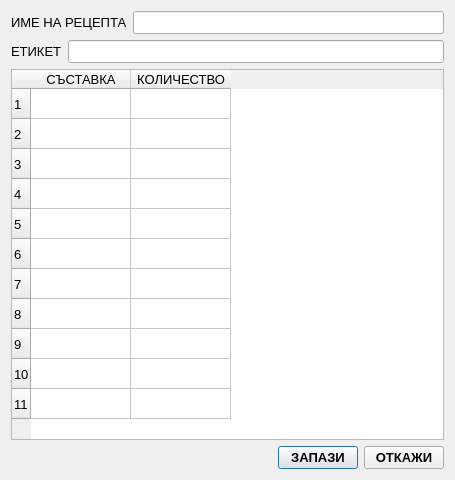
<?xml version="1.0" encoding="UTF-8"?>
<ui version="4.0">
 <class>DialogEditRecepie</class>
 <widget class="QDialog" name="DialogEditRecepie">
  <property name="geometry">
   <rect>
    <x>0</x>
    <y>0</y>
    <width>455</width>
    <height>480</height>
   </rect>
  </property>
  <property name="font">
   <font>
    <pointsize>10</pointsize>
   </font>
  </property>
  <property name="windowTitle">
   <string>РЕДАКТИРАНЕ </string>
  </property>
  <layout class="QVBoxLayout" name="verticalLayout">
   <item>
    <layout class="QHBoxLayout" name="horizontalLayout_2">
     <item>
      <widget class="QLabel" name="label">
       <property name="font">
        <font>
         <pointsize>10</pointsize>
        </font>
       </property>
       <property name="text">
        <string>ИМЕ НА РЕЦЕПТА</string>
       </property>
      </widget>
     </item>
     <item>
      <widget class="QLineEdit" name="leRecepieName">
       <property name="font">
        <font>
         <pointsize>10</pointsize>
        </font>
       </property>
      </widget>
     </item>
    </layout>
   </item>
   <item>
    <layout class="QHBoxLayout" name="horizontalLayout_3">
     <item>
      <widget class="QLabel" name="label_2">
       <property name="text">
        <string>ЕТИКЕТ</string>
       </property>
      </widget>
     </item>
     <item>
      <widget class="QLineEdit" name="leTag">
       <property name="font">
        <font>
         <pointsize>10</pointsize>
        </font>
       </property>
      </widget>
     </item>
    </layout>
   </item>
   <item>
    <widget class="QTableWidget" name="tableWidget">
     <property name="font">
      <font>
       <pointsize>10</pointsize>
      </font>
     </property>
     <row>
      <property name="text">
       <string>1</string>
      </property>
      <property name="font">
       <font>
        <pointsize>10</pointsize>
       </font>
      </property>
     </row>
     <row>
      <property name="text">
       <string>2</string>
      </property>
      <property name="font">
       <font>
        <pointsize>10</pointsize>
       </font>
      </property>
     </row>
     <row>
      <property name="text">
       <string>3</string>
      </property>
      <property name="font">
       <font>
        <pointsize>10</pointsize>
       </font>
      </property>
     </row>
     <row>
      <property name="text">
       <string>4</string>
      </property>
      <property name="font">
       <font>
        <pointsize>10</pointsize>
       </font>
      </property>
     </row>
     <row>
      <property name="text">
       <string>5</string>
      </property>
      <property name="font">
       <font>
        <pointsize>10</pointsize>
       </font>
      </property>
     </row>
     <row>
      <property name="text">
       <string>6</string>
      </property>
      <property name="font">
       <font>
        <pointsize>10</pointsize>
       </font>
      </property>
     </row>
     <row>
      <property name="text">
       <string>7</string>
      </property>
      <property name="font">
       <font>
        <pointsize>10</pointsize>
       </font>
      </property>
     </row>
     <row>
      <property name="text">
       <string>8</string>
      </property>
      <property name="font">
       <font>
        <pointsize>10</pointsize>
       </font>
      </property>
     </row>
     <row>
      <property name="text">
       <string>9</string>
      </property>
      <property name="font">
       <font>
        <pointsize>10</pointsize>
       </font>
      </property>
     </row>
     <row>
      <property name="text">
       <string>10</string>
      </property>
      <property name="font">
       <font>
        <pointsize>10</pointsize>
       </font>
      </property>
     </row>
     <row>
      <property name="text">
       <string>11</string>
      </property>
      <property name="font">
       <font>
        <pointsize>10</pointsize>
       </font>
      </property>
     </row>
     <column>
      <property name="text">
       <string>СЪСТАВКА</string>
      </property>
      <property name="font">
       <font>
        <pointsize>10</pointsize>
       </font>
      </property>
     </column>
     <column>
      <property name="text">
       <string>КОЛИЧЕСТВО</string>
      </property>
      <property name="font">
       <font>
        <pointsize>10</pointsize>
       </font>
      </property>
     </column>
     <item row="0" column="0">
      <property name="text">
       <string/>
      </property>
      <property name="font">
       <font>
        <pointsize>10</pointsize>
       </font>
      </property>
      <property name="flags">
       <set>ItemIsEnabled</set>
      </property>
     </item>
     <item row="0" column="1">
      <property name="text">
       <string/>
      </property>
      <property name="font">
       <font>
        <pointsize>10</pointsize>
       </font>
      </property>
      <property name="flags">
       <set>ItemIsSelectable|ItemIsEditable|ItemIsEnabled</set>
      </property>
     </item>
     <item row="1" column="0">
      <property name="text">
       <string/>
      </property>
      <property name="font">
       <font>
        <pointsize>10</pointsize>
       </font>
      </property>
      <property name="flags">
       <set>ItemIsEnabled</set>
      </property>
     </item>
     <item row="1" column="1">
      <property name="text">
       <string/>
      </property>
      <property name="font">
       <font>
        <pointsize>10</pointsize>
       </font>
      </property>
      <property name="flags">
       <set>ItemIsSelectable|ItemIsEditable|ItemIsEnabled</set>
      </property>
     </item>
     <item row="2" column="0">
      <property name="text">
       <string/>
      </property>
      <property name="font">
       <font>
        <pointsize>10</pointsize>
       </font>
      </property>
      <property name="flags">
       <set>ItemIsEnabled</set>
      </property>
     </item>
     <item row="2" column="1">
      <property name="text">
       <string/>
      </property>
      <property name="font">
       <font>
        <pointsize>10</pointsize>
       </font>
      </property>
      <property name="flags">
       <set>ItemIsSelectable|ItemIsEditable|ItemIsEnabled</set>
      </property>
     </item>
     <item row="3" column="0">
      <property name="text">
       <string/>
      </property>
      <property name="font">
       <font>
        <pointsize>10</pointsize>
       </font>
      </property>
      <property name="flags">
       <set>ItemIsEnabled</set>
      </property>
     </item>
     <item row="3" column="1">
      <property name="text">
       <string/>
      </property>
      <property name="font">
       <font>
        <pointsize>10</pointsize>
       </font>
      </property>
      <property name="flags">
       <set>ItemIsSelectable|ItemIsEditable|ItemIsEnabled</set>
      </property>
     </item>
     <item row="4" column="0">
      <property name="text">
       <string/>
      </property>
      <property name="font">
       <font>
        <pointsize>10</pointsize>
       </font>
      </property>
      <property name="flags">
       <set>ItemIsEnabled</set>
      </property>
     </item>
     <item row="4" column="1">
      <property name="text">
       <string/>
      </property>
      <property name="font">
       <font>
        <pointsize>10</pointsize>
       </font>
      </property>
      <property name="flags">
       <set>ItemIsSelectable|ItemIsEditable|ItemIsEnabled</set>
      </property>
     </item>
     <item row="5" column="0">
      <property name="text">
       <string/>
      </property>
      <property name="font">
       <font>
        <pointsize>10</pointsize>
       </font>
      </property>
      <property name="flags">
       <set>ItemIsEnabled</set>
      </property>
     </item>
     <item row="5" column="1">
      <property name="text">
       <string/>
      </property>
      <property name="font">
       <font>
        <pointsize>10</pointsize>
       </font>
      </property>
      <property name="flags">
       <set>ItemIsSelectable|ItemIsEditable|ItemIsEnabled</set>
      </property>
     </item>
     <item row="6" column="0">
      <property name="text">
       <string/>
      </property>
      <property name="font">
       <font>
        <pointsize>10</pointsize>
       </font>
      </property>
      <property name="flags">
       <set>ItemIsEnabled</set>
      </property>
     </item>
     <item row="6" column="1">
      <property name="text">
       <string/>
      </property>
      <property name="font">
       <font>
        <pointsize>10</pointsize>
       </font>
      </property>
      <property name="flags">
       <set>ItemIsSelectable|ItemIsEditable|ItemIsEnabled</set>
      </property>
     </item>
     <item row="7" column="0">
      <property name="text">
       <string/>
      </property>
      <property name="font">
       <font>
        <pointsize>10</pointsize>
       </font>
      </property>
      <property name="flags">
       <set>ItemIsEnabled</set>
      </property>
     </item>
     <item row="7" column="1">
      <property name="text">
       <string/>
      </property>
      <property name="font">
       <font>
        <pointsize>10</pointsize>
       </font>
      </property>
      <property name="flags">
       <set>ItemIsSelectable|ItemIsEditable|ItemIsEnabled</set>
      </property>
     </item>
     <item row="8" column="0">
      <property name="text">
       <string/>
      </property>
      <property name="font">
       <font>
        <pointsize>10</pointsize>
       </font>
      </property>
      <property name="flags">
       <set>ItemIsEnabled</set>
      </property>
     </item>
     <item row="8" column="1">
      <property name="text">
       <string/>
      </property>
      <property name="font">
       <font>
        <pointsize>10</pointsize>
       </font>
      </property>
      <property name="flags">
       <set>ItemIsSelectable|ItemIsEditable|ItemIsEnabled</set>
      </property>
     </item>
     <item row="9" column="0">
      <property name="text">
       <string/>
      </property>
      <property name="font">
       <font>
        <pointsize>10</pointsize>
       </font>
      </property>
      <property name="flags">
       <set>ItemIsEnabled</set>
      </property>
     </item>
     <item row="9" column="1">
      <property name="text">
       <string/>
      </property>
      <property name="font">
       <font>
        <pointsize>10</pointsize>
       </font>
      </property>
      <property name="flags">
       <set>ItemIsSelectable|ItemIsEditable|ItemIsEnabled</set>
      </property>
     </item>
     <item row="10" column="0">
      <property name="text">
       <string/>
      </property>
      <property name="font">
       <font>
        <pointsize>10</pointsize>
       </font>
      </property>
      <property name="flags">
       <set>ItemIsEnabled</set>
      </property>
     </item>
     <item row="10" column="1">
      <property name="text">
       <string/>
      </property>
      <property name="font">
       <font>
        <pointsize>10</pointsize>
       </font>
      </property>
      <property name="flags">
       <set>ItemIsSelectable|ItemIsEditable|ItemIsEnabled</set>
      </property>
     </item>
    </widget>
   </item>
   <item>
    <layout class="QHBoxLayout" name="horizontalLayout">
     <item>
      <spacer name="horizontalSpacer">
       <property name="orientation">
        <enum>Qt::Horizontal</enum>
       </property>
       <property name="sizeHint" stdset="0">
        <size>
         <width>40</width>
         <height>20</height>
        </size>
       </property>
      </spacer>
     </item>
     <item>
      <widget class="QPushButton" name="btnOK">
       <property name="font">
        <font>
         <pointsize>10</pointsize>
         <weight>75</weight>
         <bold>true</bold>
        </font>
       </property>
       <property name="text">
        <string>ЗАПАЗИ</string>
       </property>
      </widget>
     </item>
     <item>
      <widget class="QPushButton" name="btnCancel">
       <property name="font">
        <font>
         <pointsize>10</pointsize>
         <weight>75</weight>
         <bold>true</bold>
        </font>
       </property>
       <property name="text">
        <string>ОТКАЖИ</string>
       </property>
      </widget>
     </item>
    </layout>
   </item>
  </layout>
 </widget>
 <resources/>
 <connections>
  <connection>
   <sender>btnCancel</sender>
   <signal>clicked()</signal>
   <receiver>DialogEditRecepie</receiver>
   <slot>reject()</slot>
   <hints>
    <hint type="sourcelabel">
     <x>407</x>
     <y>365</y>
    </hint>
    <hint type="destinationlabel">
     <x>227</x>
     <y>193</y>
    </hint>
   </hints>
  </connection>
 </connections>
</ui>
